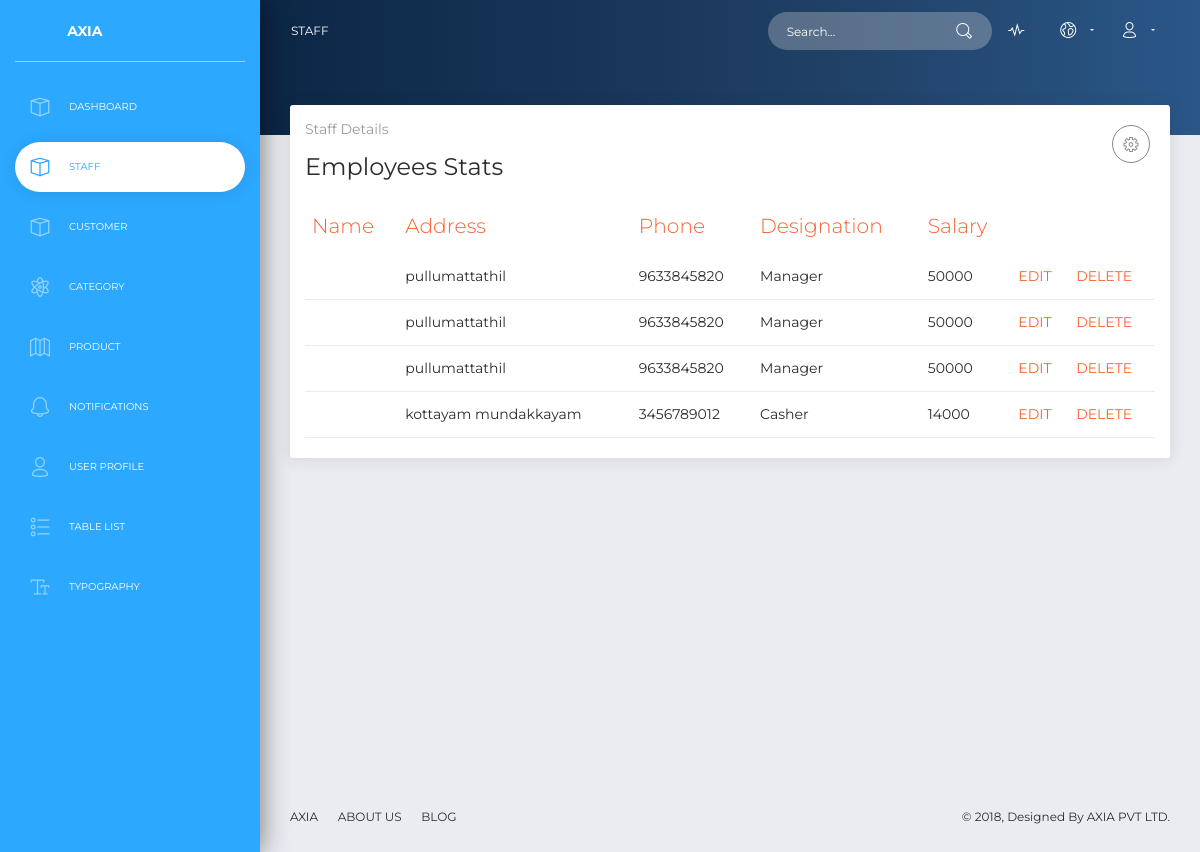
Before: /index.php/staff/staff with the older database file.
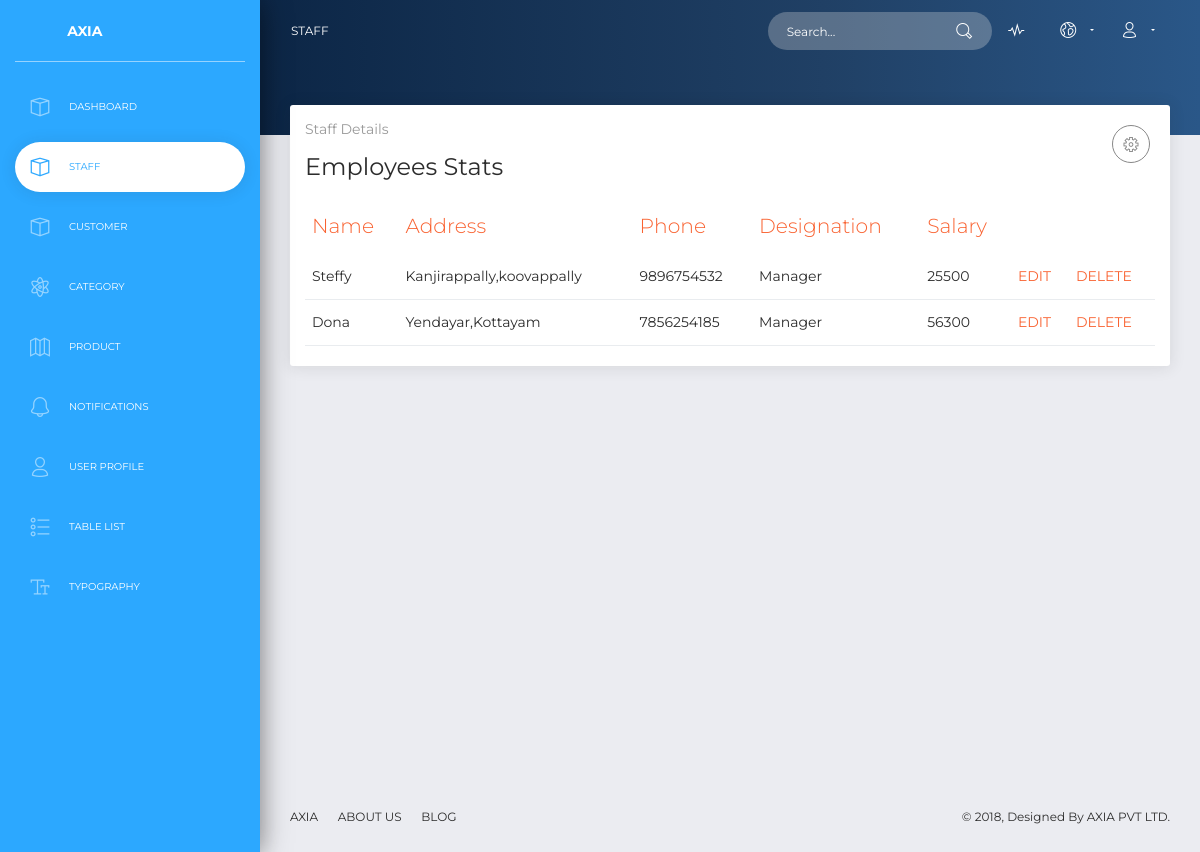
After: the same page with the newer database file.
### tables this page shows
CREATE TABLE IF NOT EXISTS `staff` (
`staff_id` int(11) NOT NULL,
  `first_name` varchar(30) NOT NULL,
  `last_name` varchar(30) NOT NULL,
  `phone` varchar(100) NOT NULL,
  `address` varchar(200) NOT NULL,
  `gender` varchar(20) NOT NULL,
  `dob` date NOT NULL,
  `designation` varchar(100) NOT NULL,
  `salary` varchar(20) NOT NULL,
  `pic` varchar(100) NOT NULL,
  `user_id` int(11) NOT NULL
);

### application/controllers/Staff.php (called while the page is built, shortened)
<?php
class Staff extends CI_Controller {
    public function staff() {
        $data['title'] = 'Add Staff';
        $this->load->model('Admin_model');
        $data['staff'] =$this->Admin_model->getstaff();
        $this->load->view('admin/staff',$data);
    }
}

### index.php (called while the page is built, shortened)
<?php
require_once BASEPATH.'core/CodeIgniter.php';

### application/models/Admin_model.php (called while the page is built, shortened)
<?php
class Admin_model extends CI_Model
{
    public function getstaff() {
        $this->db->select('*');
        $this->db->from('staff');
        $query = $this->db->get();
        return $query;
    }
}

### application/views/admin/staff.php (the view, shortened to what this page needs)
<!DOCTYPE html>
<html lang="en">
<head>
  <link href="https://use.fontawesome.com/releases/v5.0.6/css/all.css" rel="stylesheet">
  <link href="<?= base_url();?>assets/css/bootstrap.min.css" rel="stylesheet" />
  <link href="<?= base_url();?>assets/css/now-ui-dashboard.css?v=1.1.0" rel="stylesheet" />
  <link href="<?= base_url();?>assets/demo/demo.css" rel="stylesheet" />
</head>
<body class="">
  <div class="wrapper ">
    <div class="sidebar" data-color="blue">
      <div class="logo">
        <a href="http://www.creative-tim.com" class="simple-text logo-mini">
        </a>
        <a href="http://www.creative-tim.com" class="simple-text logo-normal">
          <strong>AXIA</strong>
        </a>
      </div>
      <div class="sidebar-wrapper">
        <ul class="nav">
          <li>
            <a href="<?php echo site_url('Admin/home');?>">
              <i class="now-ui-icons design_app"></i>
              <p>Dashboard</p>
            </a>
          </li>
          <li class="active" >
            <a href="<?php echo site_url('Staff/staff');?>">
              <i class="now-ui-icons design_app"></i>
              <p>STAFF</p>
            </a>
          </li>
          <li >
            <a href="<?php echo site_url('User/customer');?>">
              <i class="now-ui-icons design_app"></i>
              <p>Customer</p>
            </a>
          </li>
          <li>
            <a href="<?php echo site_url('Category/category');?>">
              <i class="now-ui-icons education_atom"></i>
              <p>Category</p>
            </a>
          </li>
          <li>
            <a href="<?php echo site_url('product/product');?>">
              <i class="now-ui-icons location_map-big"></i>
              <p>Product</p>
            </a>
          </li>
          <li>
            <a href="./notifications.html">
              <i class="now-ui-icons ui-1_bell-53"></i>
              <p>Notifications</p>
            </a>
          </li>
          <li>
            <a href="./user.html">
              <i class="now-ui-icons users_single-02"></i>
              <p>User Profile</p>
            </a>
          </li>
          <li>
            <a href="./tables.html">
              <i class="now-ui-icons design_bullet-list-67"></i>
              <p>Table List</p>
            </a>
          </li>
          <li>
            <a href="./typography.html">
              <i class="now-ui-icons text_caps-small"></i>
              <p>Typography</p>
            </a>
          </li>
        </ul>
      </div>
    </div>
    <div class="main-panel">
      <nav class="navbar navbar-expand-lg navbar-transparent  navbar-absolute bg-primary fixed-top">
        <div class="container-fluid">
          <div class="navbar-wrapper">
            <a class="navbar-brand" href="#pablo">Staff</a>
          </div>
          <div class="collapse navbar-collapse justify-content-end" id="navigation">
            <form>
              <div class="input-group no-border">
                <input type="text" value="" class="form-control" placeholder="Search...">
                <div class="input-group-append">
                  <div class="input-group-text">
                    <i class="now-ui-icons ui-1_zoom-bold"></i>
                  </div>
                </div>
              </div>
            </form>
            <ul class="navbar-nav">
              <li class="nav-item">
                <a class="nav-link" href="#pablo">
                  <i class="now-ui-icons media-2_sound-wave"></i>
                </a>
              </li>
              <li class="nav-item dropdown">
                <a class="nav-link dropdown-toggle" href="http://example.com" id="navbarDropdownMenuLink" data-toggle="dropdown" aria-haspopup="true" aria-expanded="false">
                  <i class="now-ui-icons location_world"></i>
                </a>
              </li>
              <li class="nav-item dropdown">
              <a class="nav-link dropdown-toggle" href="http://example.com" id="navbarDropdownMenuLink" data-toggle="dropdown" aria-haspopup="true" aria-expanded="false">
                  <i class="now-ui-icons  users_single-02"></i>
                </a>
              </li>
            </ul>
          </div>
        </div>
      </nav>
      <div class="panel-header panel-header-sm">
      </div>
      <div class="content">
        <div class="row">
        <div class="col-lg-12">
            <div class="card card-chart">
              <div class="card-header">
              <h5 class="card-category">Staff Details</h5>
                <h4 class="card-title"> Employees Stats</h4>
                <div class="dropdown">
                  <button type="button" class="btn btn-round btn-default dropdown-toggle btn-simple btn-icon no-caret" data-toggle="dropdown">
                    <i class="now-ui-icons loader_gear"></i>
                  </button>
                </div>
              </div>
              <div class="card-body">
                <div class="table-responsive">
                  <table class="table">
                    <thead class=" text-primary">
                      <th>Name</th>
                      <th>Address</th>
                      <th>Phone</th>
                      <th>Designation</th>
                      <th>Salary</th>
                    </thead>
                    <tbody>
                    <?php
                     foreach ($staff->result() as $row)
                      {
                      ?><tr>
                      <td><?php echo $row->first_name;?></td>
                      <td><?php echo $row->address;?></td>
                      <td><?php echo $row->phone;?></td>
                      <td><?php echo $row->designation;?></td>
                      <td><?php echo $row->salary;?></td>
                      <td><a href="<?php echo base_url('staff/editStaff/' . $row->staff_id); ?>">EDIT</a></td>
                      <td><a href="<?php echo base_url('staff/deleteStaff/' . $row->staff_id); ?>">DELETE</a></td>
                      </tr>
                    <?php }
                      ?>
                    </tbody>
                  </table>
                </div>
              </div>
            </div>
          </div>
          </div>
        </div>
        <footer class="footer">
        <div class="container-fluid">
          <nav>
            <ul>
              <li>
                <a href="#">
                  AXIA
                </a>
              </li>
              <li>
                <a href="#">
                  About Us
                </a>
              </li>
              <li>
                <a href="#">
                  Blog
                </a>
              </li>
            </ul>
          </nav>
          <div class="copyright">
            &copy;
            , Designed By
            <a  target="_blank">AXIA PVT LTD</a>.
          </div>
        </div>
      </footer>
    </div>
  </div>
</body>
</html>

Changed rows visible on the page:
removed staff: address "pullumattathil", phone "9633845820", designation "Manager", salary "50000"
removed staff: address "pullumattathil", phone "9633845820", designation "Manager", salary "50000"
removed staff: address "pullumattathil", phone "9633845820", designation "Manager", salary "50000"
removed staff: address "kottayam mundakkayam", phone "3456789012", designation "Casher", salary "14000"
added staff: first_name "Steffy", address "Kanjirappally,koovappally", phone "9896754532", designation "Manager", salary "25500"
added staff: first_name "Dona", address "Yendayar,Kottayam", phone "7856254185", designation "Manager", salary "56300"
